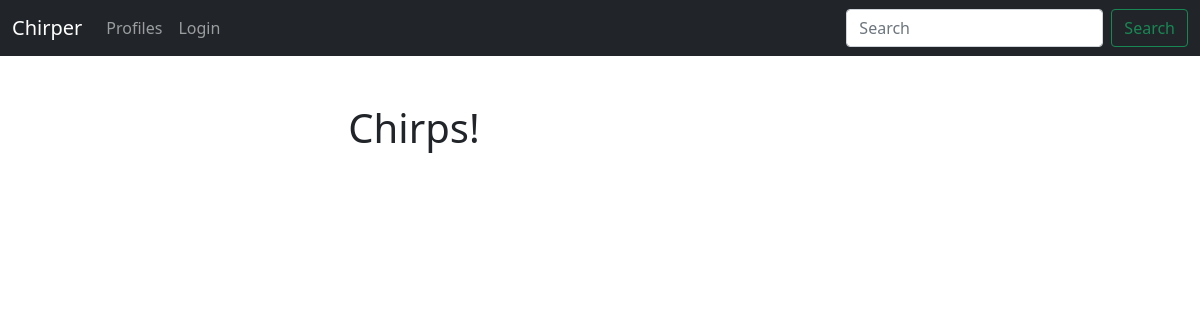
/, run on an earlier commit of the app's database.
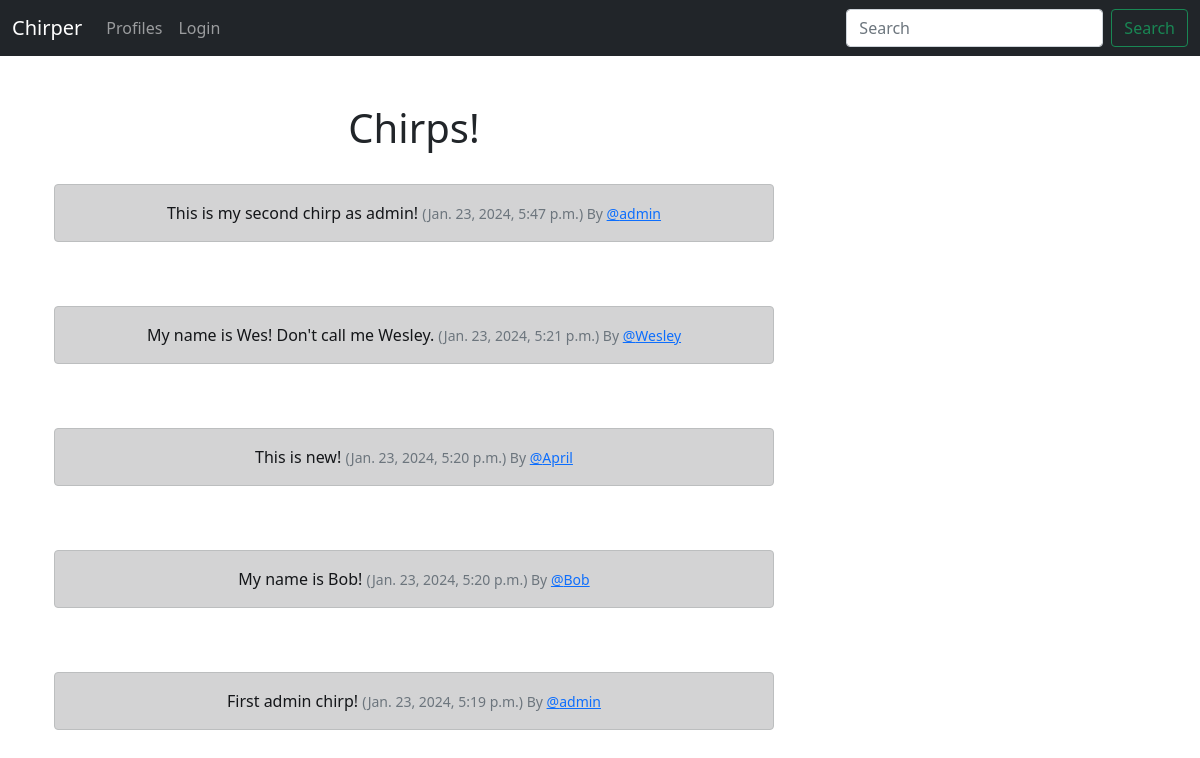
And on a later commit of the database.
### Chirper/models.py (models this page shows, shortened)
class Chirp(models.Model):
    user = models.ForeignKey(
        User, related_name="chirps",
        on_delete = models.DO_NOTHING
    )
    body = models.CharField(max_length=200)
    created_at = models.DateTimeField(auto_now_add=True)

### Chirper/views.py (the view)
# urls.py: path('', views.home, name="home"),
def home(request):
    if request.user.is_authenticated:
        form = ChirpForm(request.POST or None)
        if request.method == "POST":
            if form.is_valid():
                chirp = form.save(commit=False)
                chirp.user = request.user
                chirp.save()
                messages.success(request, ("Your chirp has been posted!"))
                return redirect('home')
        chirps = Chirp.objects.all().order_by("-created_at")
        return render(request, 'home.html', { "chirps":chirps, "form":form })
    else:
        chirps = Chirp.objects.all().order_by("-created_at")
        return render(request, 'home.html', { "chirps":chirps })

### Chirper/templates/home.html (shortened to what this page needs)
{% extends 'base.html' %}
{% block content %}
    <div class="container text-center">
        <div class="row">
            <div class="col-8">
                <br><h1>Chirps!</h1>
                {% for chirp in chirps %}
                    <br>
                    <div class="alert alert-dark" role="alert">
                        {{ chirp.body }}
                        <small class="text-muted">
                            ({{ chirp.created_at }}) By <a href="{% url 'profile' chirp.user.id %}">@{{ chirp.user.username }}</a>
                        </small>
                    </div>
                    <br>
                {% endfor %}
            </div>
            <div class="col-4"><br><br><br><br>
            </div>
        </div>
    </div>
{% endblock %}

What changed in the data, as far as the page shows it:
added Chirp: body "This is my second chirp as admin!", created_at "Jan. 23, 2024, 5:47 p.m.", user.username "admin"
added Chirp: body "My name is Wes! Don't call me Wesley.", created_at "Jan. 23, 2024, 5:21 p.m.", user.username "Wesley"
added Chirp: body "This is new!", created_at "Jan. 23, 2024, 5:20 p.m.", user.username "April"
added Chirp: body "My name is Bob!", created_at "Jan. 23, 2024, 5:20 p.m.", user.username "Bob"
added Chirp: body "First admin chirp!", created_at "Jan. 23, 2024, 5:19 p.m.", user.username "admin"
